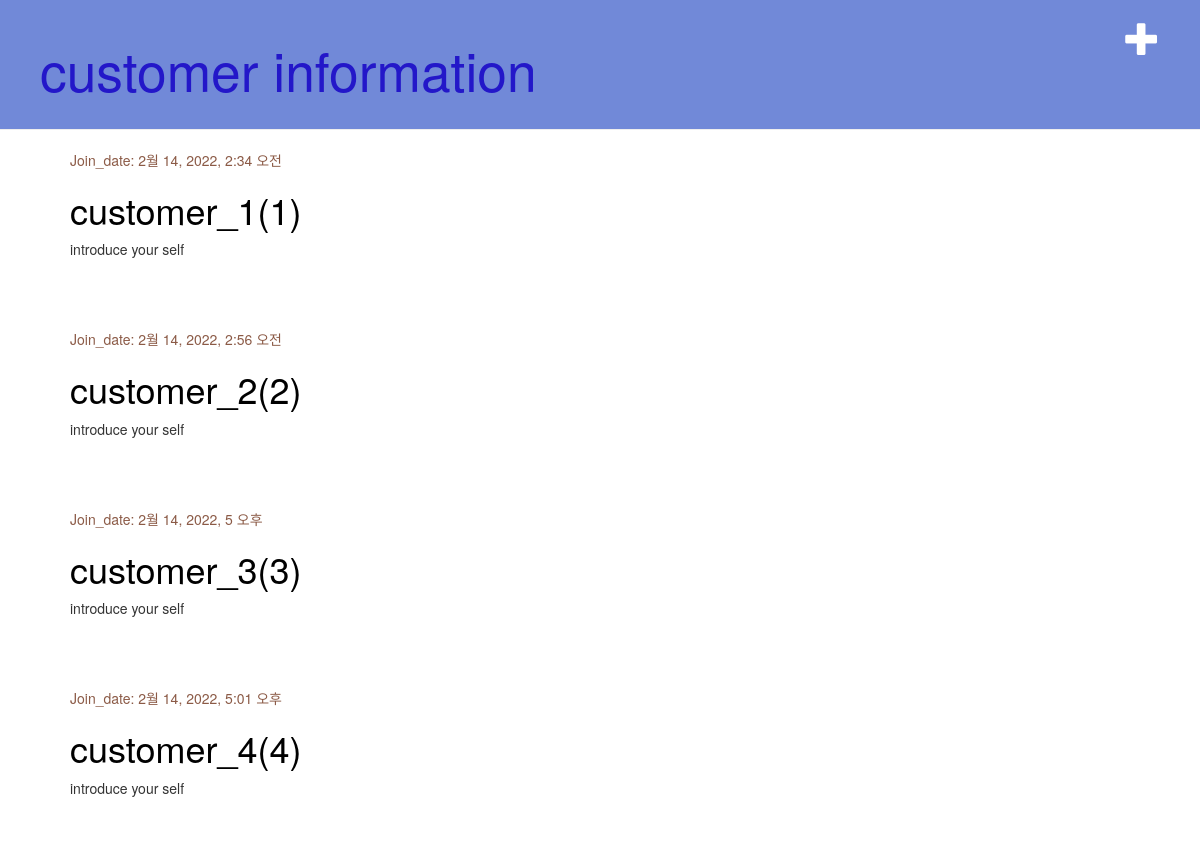
The app's page /customer/, older data.
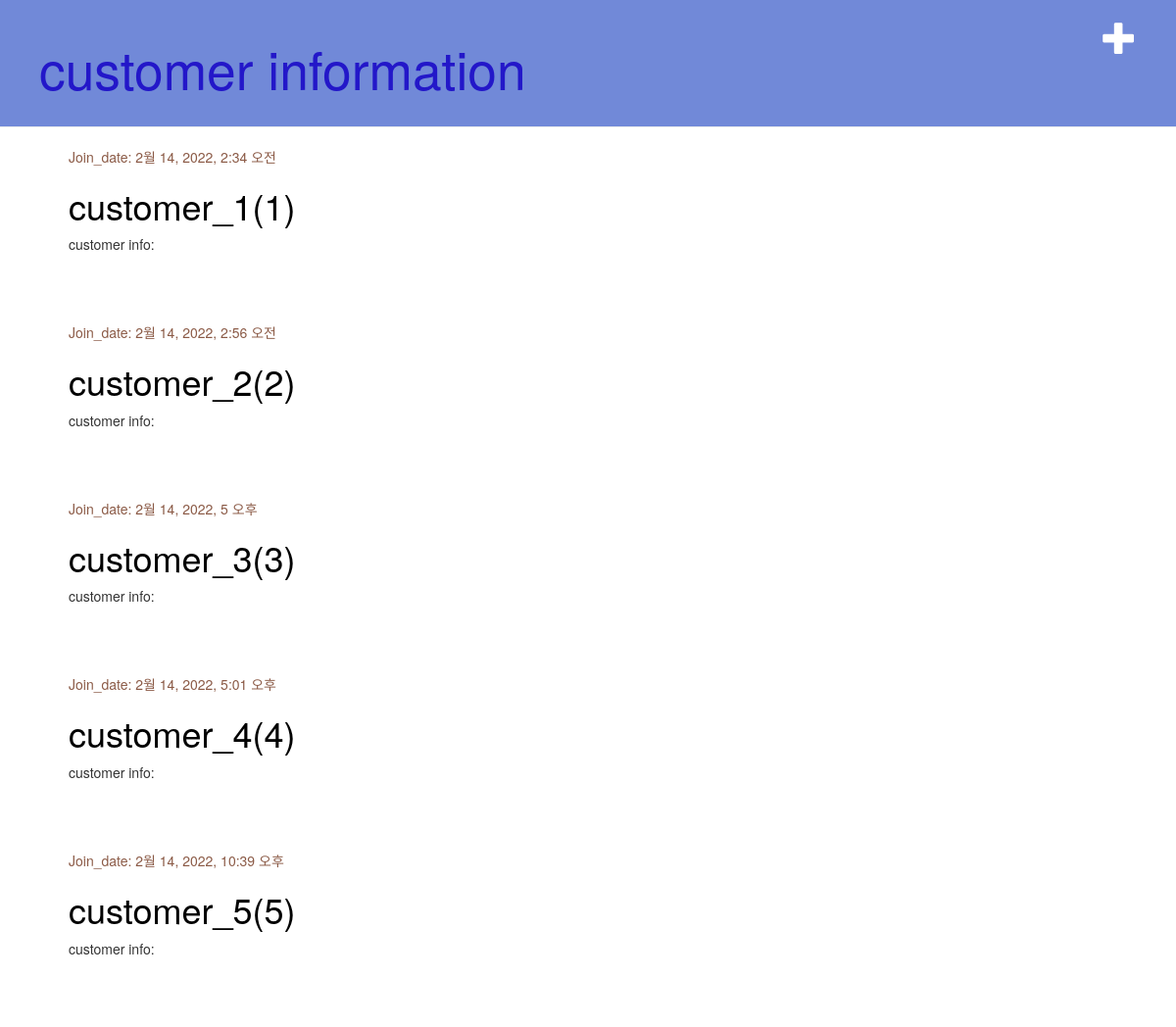
The same page, newer data.
### customer/models.py (models this page shows)
class Customer(models.Model):
    CATEGORY_CHOICES = {
        ('man','Male'),
        ('woman','Female'),
        ('gay','gay'),
        ('transgender','transgender'),
    }
    name = models.CharField(max_length = 20, default= 'customer_')
    birthdate = models.DateField()
    text = models.TextField(max_length = 100, default=("customer info:"))
    email = models.EmailField(max_length = 50, default=("@"))
    gender = models.CharField(max_length = 40, choices=CATEGORY_CHOICES)
    Join_date = models.DateTimeField(default=timezone.now)
    def __str__(self):
        return self.name + '(' + str(self.id) + ')'

### customer/views.py (the view)
# urls.py: path('', views.customer_list, name='customer_list_home'),
def customer_list(request):
    my_name = '장고프레임워크'
    http_method = request.method
    customers = Customer.objects.filter(name__contains = 'customer')
    context = { 'customers': customers,}
    return render(request, 'customer/customer_list.html', context)

### customer/templates/customer/customer_list.html (shortened to what this page needs)
{% extends 'customer/base.html' %}
{% block content %}
    {% for customer in customers %}
        <div class = "customer">
            <div class = "date">
              <p>Join_date:  {{ customer.Join_date }}</p>
            </div>
            <h1><a href="{%url 'customer_detail' pk=customer.pk %}">{{customer}}</a></h1>
            <p>{{ customer.text | linebreaksbr }}</p>
        </div>
      {% empty %}
          <p>blog글이 없습니다.</p>
      {% endfor %}
{% endblock %}

Row changes from the older to the newer data that the page shows:
changed Customer "customer_1(1)": text "introduce your self" → "customer info:"
changed Customer "customer_2(2)": text "introduce your self" → "customer info:"
changed Customer "customer_3(3)": text "introduce your self" → "customer info:"
changed Customer "customer_4(4)": text "introduce your self" → "customer info:"
added Customer: Join_date "2월 14, 2022, 10:39 오후", name+id "customer_5(5)", text "customer info:"
